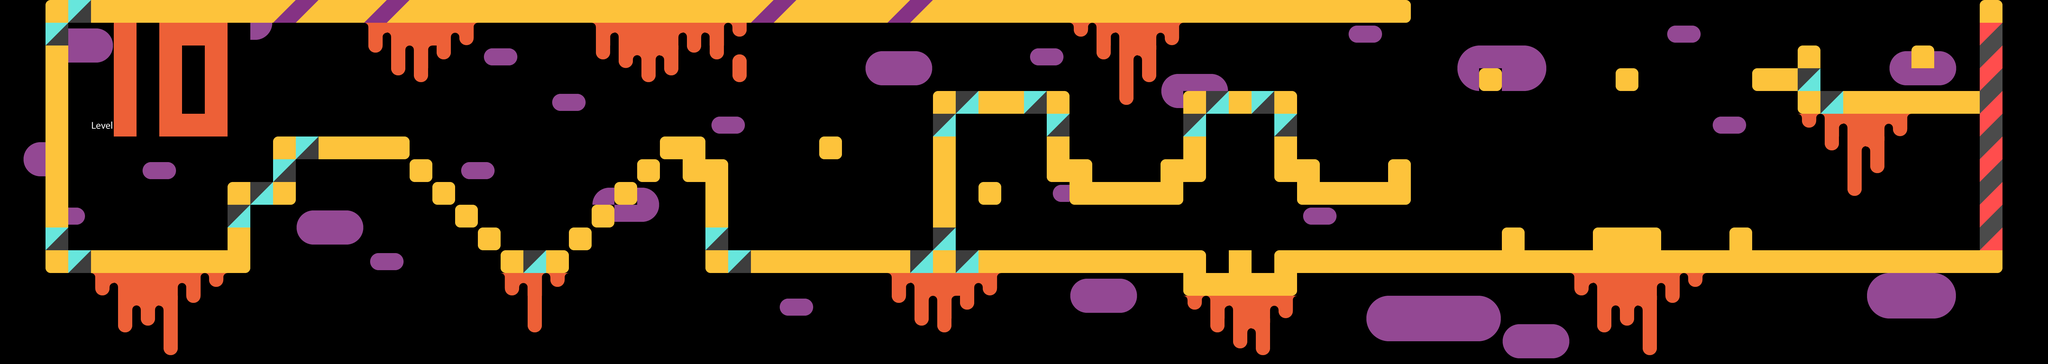

Below is a game level as drawn by its tile map, then a one-line description and the .tmx that defines it (tile-layer data replaced by summaries):
An orthogonal 90x16 tile map with 64x64 px tiles, 2 tile layers (Floor_ui, Coins) and 27 objects.

<map version="1.1" tiledversion="2018.08.22" orientation="orthogonal" renderorder="right-down" width="90" height="16" tilewidth="64" tileheight="64" infinite="0" nextlayerid="6" nextobjectid="145">
 <tileset firstgid="1" source="Tiles.tsx" />
 <layer id="1" name="Floor_ui" width="90" height="16">
  <data>[1440 cells, 478 non-empty, 63 distinct tile ids]</data>
 </layer>
 <layer id="2" name="Coins" width="90" height="16">
  <data>[1440 cells, 17 non-empty, 6 distinct tile ids]</data>
 </layer>
 <objectgroup id="3" name="Coins_Object">
  <object id="56" x="768" y="192" width="64" height="64" />
  <object id="60" x="2304" y="512" width="64" height="64" />
  <object id="100" x="1472" y="640" width="64" height="64" />
  <object id="101" x="2752" y="448" width="64" height="64" />
  <object id="125" x="3136" y="448" width="64" height="64" />
  <object id="126" x="4352" y="192" width="64" height="64" />
  <object id="127" x="4736" y="192" width="64" height="64" />
  <object id="129" x="5312" y="448" width="64" height="64" />
  <object id="130" x="5312" y="576" width="64" height="64" />
  <object id="131" x="5440" y="576" width="64" height="64" />
  <object id="132" x="5440" y="448" width="64" height="64" />
  <object id="133" x="5440" y="128" width="64" height="64" />
 </objectgroup>
 <objectgroup id="4" name="Enemy_Object">
  <object id="112" x="832" y="256" width="64" height="64">
   <properties>
    <property name="isDynamic" type="bool" value="true" />
    <property name="isVertical" type="bool" value="true" />
   </properties>
  </object>
  <object id="113" x="960" y="128" width="64" height="64">
   <properties>
    <property name="isDynamic" type="bool" value="true" />
    <property name="isVertical" type="bool" value="true" />
   </properties>
  </object>
  <object id="120" x="1408" y="384" width="64" height="64">
   <properties>
    <property name="isDynamic" type="bool" value="true" />
    <property name="isVertical" type="bool" value="false" />
   </properties>
  </object>
  <object id="121" x="1408" y="512" width="64" height="64">
   <properties>
    <property name="isDynamic" type="bool" value="true" />
    <property name="isVertical" type="bool" value="false" />
   </properties>
  </object>
  <object id="134" x="1600" y="448" width="64" height="64">
   <properties>
    <property name="isDynamic" type="bool" value="true" />
    <property name="isVertical" type="bool" value="false" />
   </properties>
  </object>
  <object id="135" x="3456" y="512" width="64" height="64">
   <properties>
    <property name="isDynamic" type="bool" value="true" />
    <property name="isVertical" type="bool" value="true" />
   </properties>
  </object>
  <object id="136" x="5184" y="128" width="64" height="64">
   <properties>
    <property name="isDynamic" type="bool" value="true" />
    <property name="isVertical" type="bool" value="false" />
   </properties>
  </object>
  <object id="137" x="2112" y="448" width="64" height="64">
   <properties>
    <property name="isDynamic" type="bool" value="true" />
    <property name="isVertical" type="bool" value="true" />
   </properties>
  </object>
  <object id="138" x="2432" y="448" width="64" height="64">
   <properties>
    <property name="isDynamic" type="bool" value="true" />
    <property name="isVertical" type="bool" value="true" />
   </properties>
  </object>
  <object id="139" x="2304" y="640" width="64" height="64">
   <properties>
    <property name="isDynamic" type="bool" value="true" />
    <property name="isVertical" type="bool" value="false" />
   </properties>
  </object>
  <object id="140" x="4736" y="448" width="64" height="192">
   <properties>
    <property name="isDynamic" type="bool" value="false" />
    <property name="isVertical" type="bool" value="false" />
   </properties>
  </object>
  <object id="141" x="4352" y="448" width="64" height="192">
   <properties>
    <property name="isDynamic" type="bool" value="false" />
    <property name="isVertical" type="bool" value="false" />
   </properties>
  </object>
  <object id="142" x="4288" y="640" width="192" height="64">
   <properties>
    <property name="isDynamic" type="bool" value="false" />
    <property name="isVertical" type="bool" value="false" />
   </properties>
  </object>
  <object id="143" x="4672" y="640" width="192" height="64">
   <properties>
    <property name="isDynamic" type="bool" value="false" />
    <property name="isVertical" type="bool" value="false" />
   </properties>
  </object>
  <object id="144" x="3392" y="704" width="192" height="64">
   <properties>
    <property name="isDynamic" type="bool" value="false" />
    <property name="isVertical" type="bool" value="false" />
   </properties>
  </object>
 </objectgroup>
 <objectgroup id="5" name="Text_Object" />
</map>